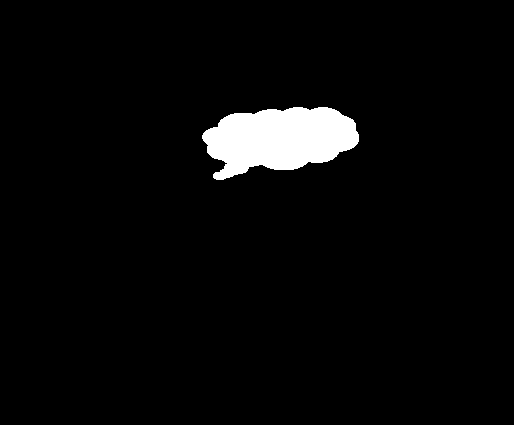
#> input picture cc.bmp, 514 x 425 px
$ python 12.19.py
#> lines starting #> are read from the running program, lines starting #| are printed output that depends on the picture; after the words box and inside, x2 and y2 are one past the last pixel; in counts of white or black regions, pixels touching at a corner belong together
import cv2

o = cv2.imread('../cc.bmp')
#> o is the input picture: shape (425, 514, 3); 3.6% white; 1 white region, box (x1, y1, x2, y2) and area: (202, 107, 359, 180) 7892
cv2.imshow('original', o)

gray = cv2.cvtColor(o, cv2.COLOR_BGR2GRAY)
#> gray: shape (425, 514); 3.6% white; 1 white region
ret, binary = cv2.threshold(gray, 127, 255, cv2.THRESH_BINARY)
contours, hierarchy = cv2.findContours(binary, mode=cv2.RETR_LIST, method=cv2.CHAIN_APPROX_SIMPLE)
#> contours = 1 contour; box (x1, y1, x2, y2) and area: (202, 107, 359, 180) 7698

adp = o.copy()
epsilon = 0.1 * cv2.arcLength(contours[0], True)
#> epsilon = 43.68
approx = cv2.approxPolyDP(contours[0], epsilon, True)
#> approx = [[355, 123], [202, 138]]
adp = cv2.drawContours(adp, [approx], -1, (0, 0, 255), 2)
cv2.imshow('result0.1', adp)

adp = o.copy()
epsilon = 0.09 * cv2.arcLength(contours[0], True)
#> epsilon = 39.31
approx = cv2.approxPolyDP(contours[0], epsilon, True)
#> approx = [[355, 123], [202, 138], [223, 179]]
adp = cv2.drawContours(adp, [approx], -1, (0, 0, 255), 2)
cv2.imshow('result0.09', adp)

adp = o.copy()
epsilon = 0.055 * cv2.arcLength(contours[0], True)
#> epsilon = 24.02
approx = cv2.approxPolyDP(contours[0], epsilon, True)
#> approx = [[355, 123], [202, 138], [223, 179], [332, 159]]
adp = cv2.drawContours(adp, [approx], -1, (0, 0, 255), 2)
cv2.imshow('result0.055', adp)

adp = o.copy()
epsilon = 0.05 * cv2.arcLength(contours[0], True)
#> epsilon = 21.84
approx = cv2.approxPolyDP(contours[0], epsilon, True)
#> approx = [[355, 123], [267, 109], [202, 138], [223, 179], [332, 159]]
adp = cv2.drawContours(adp, [approx], -1, (0, 0, 255), 2)
cv2.imshow('result0.05', adp)

adp = o.copy()
epsilon = 0.02 * cv2.arcLength(contours[0], True)
#> epsilon = 8.74
approx = cv2.approxPolyDP(contours[0], epsilon, True)
#> approx = contour of 9 points, box (x1, y1, x2, y2) (202, 107, 358, 180), area 7632
adp = cv2.drawContours(adp, [approx], -1, (0, 0, 255), 2)
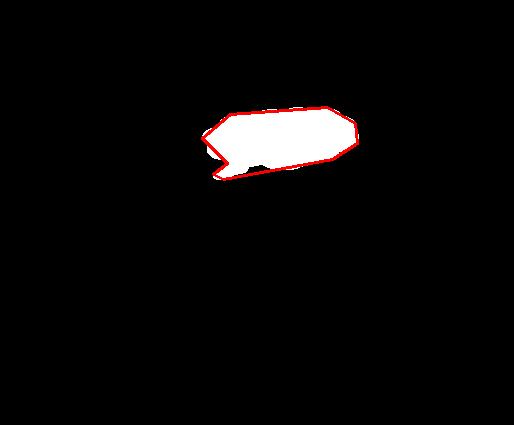
#> adp: shape (425, 514, 3); mean B, G, R 8.3, 8.3, 9.7
cv2.imshow('result0.02', adp)

cv2.waitKey(0)
cv2.destroyAllWindows()
